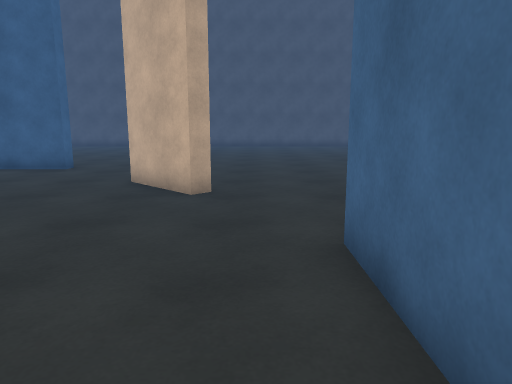
View 1 (above)

18 first-person views from a walk through a 3-D level made in the Unity game engine. The camera is 1.3 m above the floor, tilts 10° down and sees 70° across. The floor is counted in squares, 1 m on a side. Each view is taken from the middle of a square. On the plan, view 1 faces up. The plan holds only what a view shows up to about 15 squares ahead; the rest is blank. The place goes on beyond the plan. The player character is not drawn. Some animated figures are not drawn.

View 2
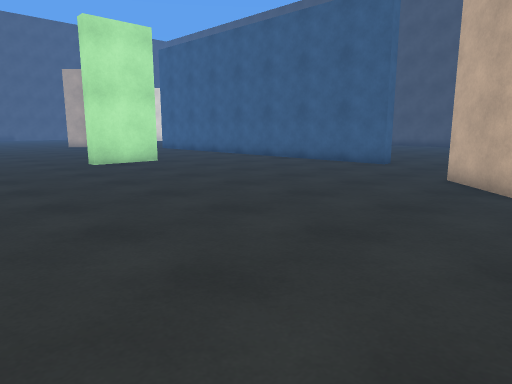

View 3
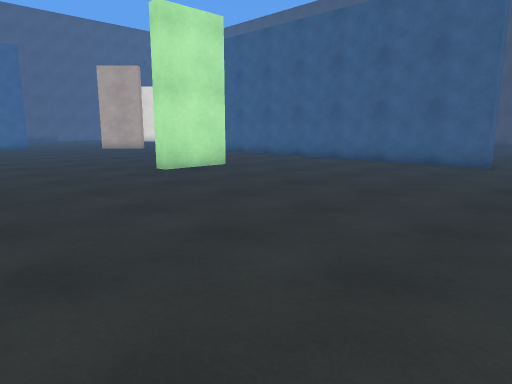

View 4
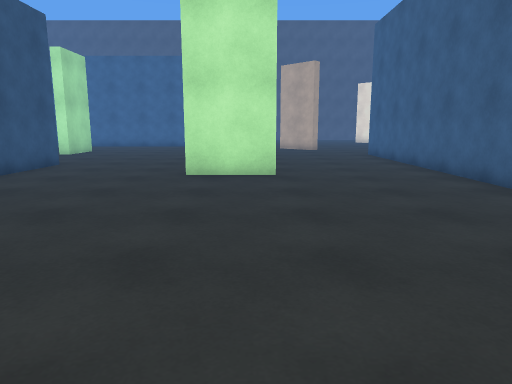

View 5
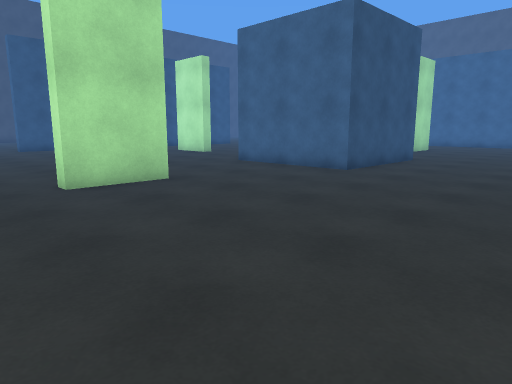

View 6
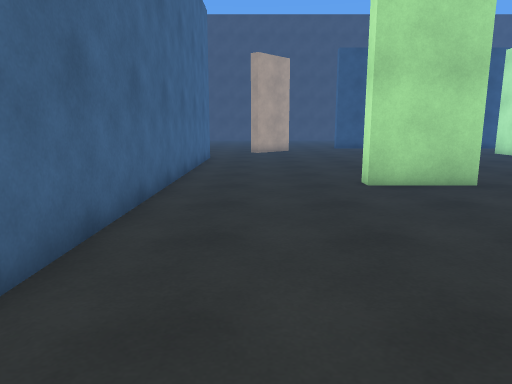

View 7
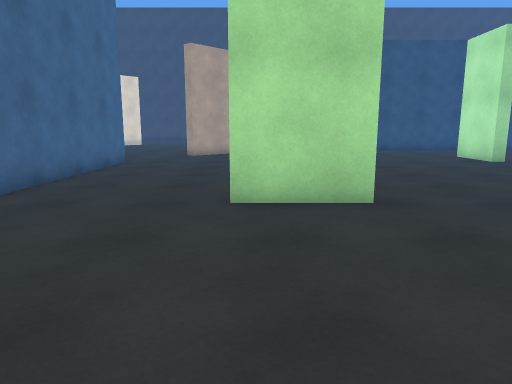

View 8
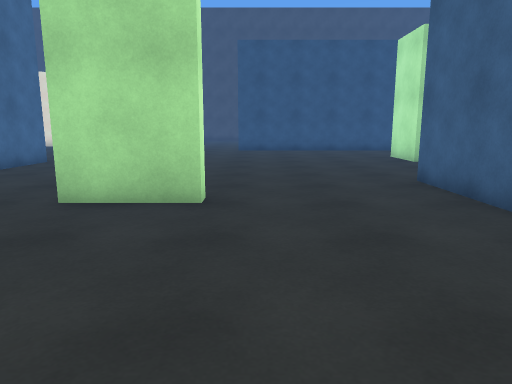

View 9
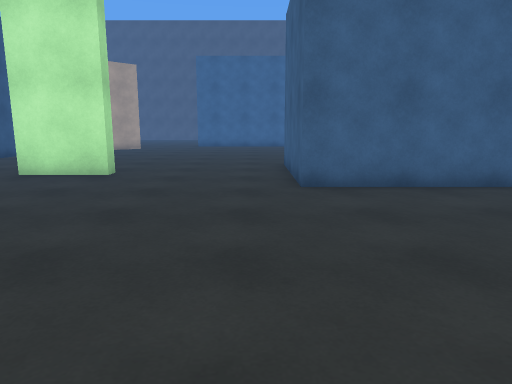

View 10
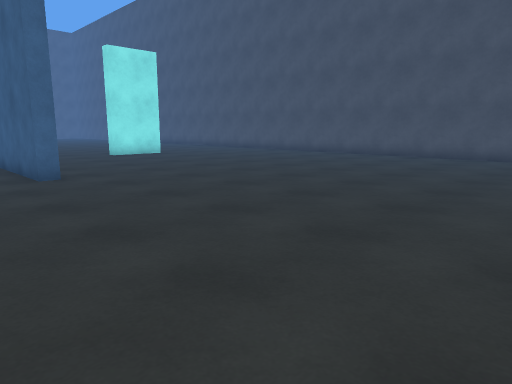

View 11
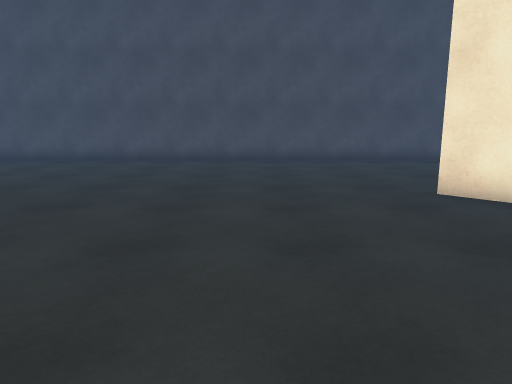

View 12
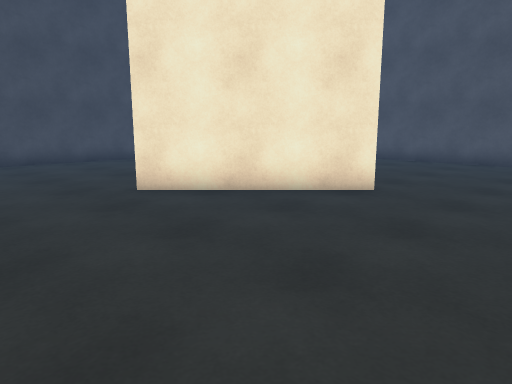

View 13
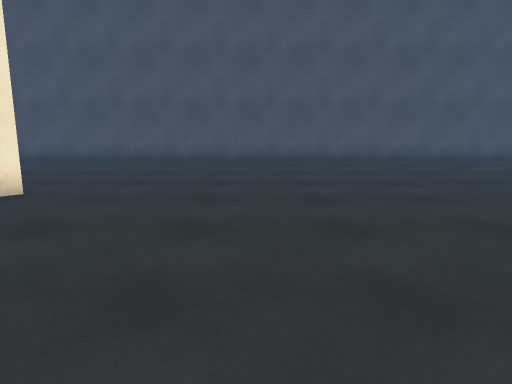

View 14
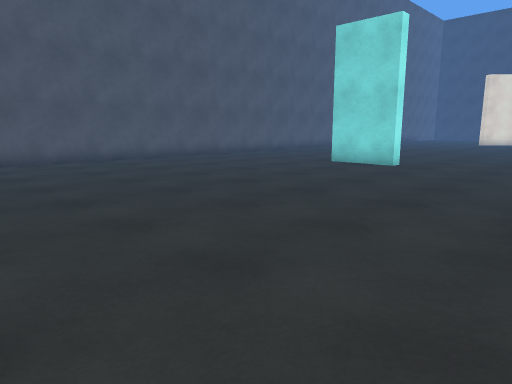

View 15
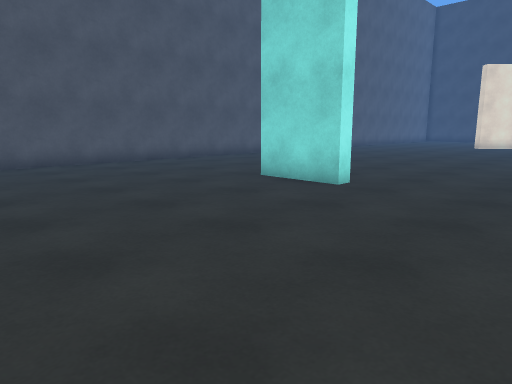

View 16
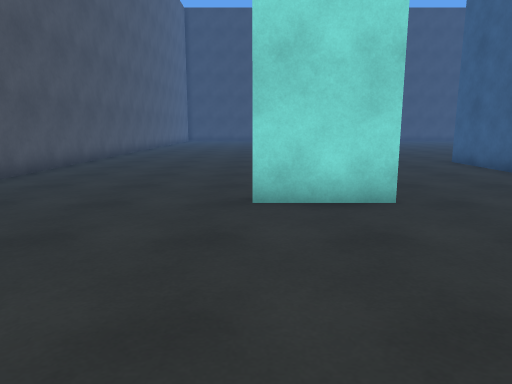

View 17
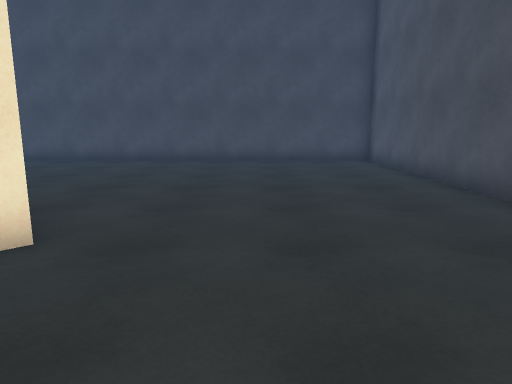

View 18
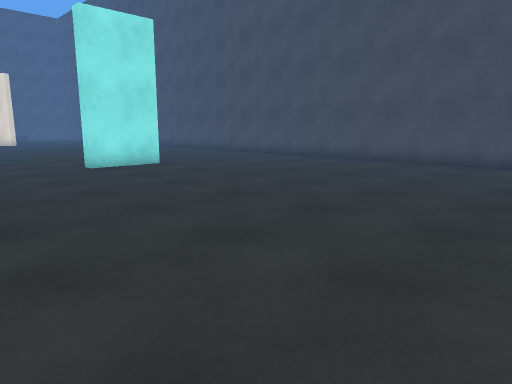

### Floor plan
Points are (right, up) in squares from view 1. A wall is a line through its corners. A room is listed if a view was taken in it or the views show most of it. See-through windows are left out.
Room 1 (views 1, 2, 3, 4, 5, 6, 7, 8, 9)
walls: (-6.1, -3.8) (-6.1, -3.2) (-3.6, -3.2) (-3.6, -3.8); (-16.1, -1) (-11, -1) (-11, -6) (-16, -6); (-13.1, 6.6) (-13.1, 4.1) (-13.6, 4.1); (-13.6, -11.1) (-13.1, -11.1) (-13.1, -12.5); (-1.3, 7) (-3.1, 8.9); (-6, 11.5) (-18.4, 11.5); (1, -11) (1, 4)
ways out: opening at (-5, 10.3) to room 2; opening at (0, 6) to room 2; opening at (1, -11.5) to room 2
Room 2 (views 10, 11, 12, 13, 14, 15, 16, 17, 18)
walls: (-0.9, 7.4) (-1.3, 7); (8.1, 14.6) (4.5, 18.2); (-6, 12.1) (-6, 11.5); (6.6, -3.9) (6.6, -3.2) (9.1, -3.2); (-13.1, 19.1) (-13.1, 16.6) (-13.6, 16.6); (1.5, -7.6) (1.5, -11); (15.5, -4.1) (15.5, 25.5) (-9.1, 25.5); (15.5, -12.2) (15.5, -6.2)
ways out: opening at (-5, 10.3) to room 1; opening at (0, 6) to room 1; opening at (1, -11.5) to room 1

Positions as (right, up) in squares from view 1, and headings:
1: (0, 0), facing up
2: (0, -1), facing up-left
3: (-3, -2), facing up-left
4: (-3, 6), facing left
5: (-1, 5), facing down-left
6: (-1, 5), facing down
7: (-4, 3), facing down
8: (-7, 3), facing down
9: (-3, -7), facing left
10: (4, 9), facing up-left
11: (1, 11), facing up
12: (1, 11), facing up-right
13: (1, 10), facing right
14: (1, 9), facing down-right
15: (2, 4), facing down-right
16: (9, 3), facing down
17: (11, 11), facing up
18: (-1, 12), facing up-left
